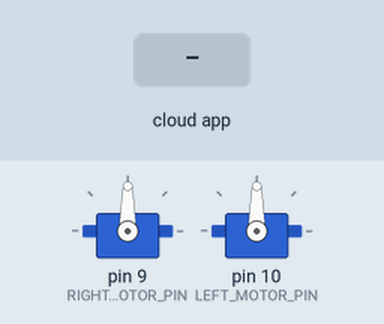
Simulated run of this sketch. Board: Arduino Uno, built with avr-gcc and run on an emulated ATmega328P. Shown: 2 × servo. The test bench sets the inputs (shaded band). The ROS host is connected and sends only what is stated.

Above: at 1.2 s.
1.3 s: the phone or cloud app sets linear.x to -100
At 2.3 s:
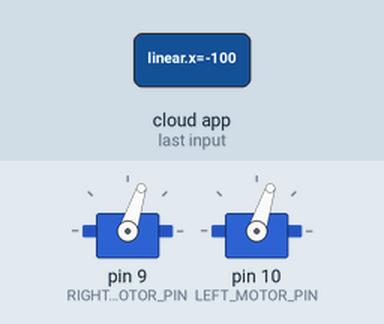
2.8 s: the phone or cloud app sets linear.x to 100
At 3.7 s:
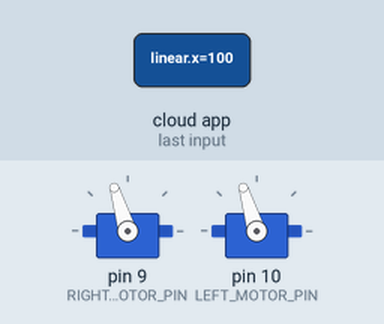
4.3 s: the phone or cloud app sets angular.z to -100
At 4.6 s:
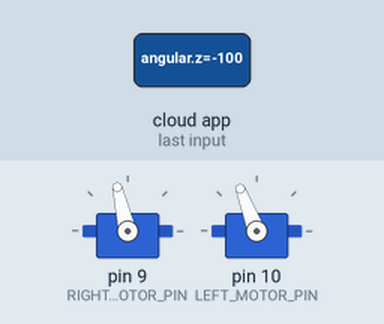
5.8 s: the phone or cloud app sets angular.z to 100
At 7.2 s:
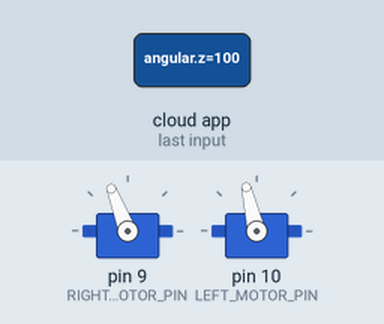
Timing chart, 0 to 8.3 s (numbered marks = the images above; inputs shaded):
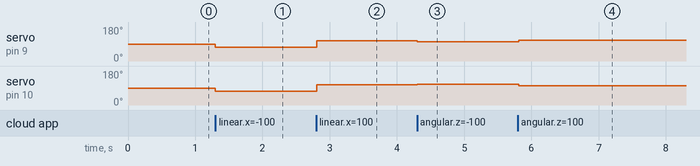

The sketch:

Motor_Controller.ino
```cpp
#include <Servo.h>
#include <ros.h>
#include <geometry_msgs/Twist.h>

// Define Motor Control Pins
#define RIGHT_MOTOR_PIN 9
#define LEFT_MOTOR_PIN 10

// Setup ROS
ros::NodeHandle nh;

// Setup Variables
float dtheta = 0, dx = 0, omega_left = 0, omega_right = 0;

// // Calibration Variables
// float right_lin_cal = 1.300;
// float left_lin_cal = 1.000;
// float right_ang_cal = 1.150;
// float left_ang_cal = 1.000;

float theta_scale = 1;
float linear_scale = 1;
float throttle_threshold = 5;

float wheel_base = 0.6604; // In meters
float wheel_radius = 0.2032;
float max_speed = 7;

float speed_scalar = 1;

// Servo objects for ESCs
Servo ESCright;
Servo ESCleft;

void controlMotor(Servo &ESC, float omega, const char* escName) {
  ESC.write(omega);
}

void controlCallback(const geometry_msgs::Twist& twist_msg) {
  // Scale dx & dtheta
  float desired_linear_velocity = twist_msg.linear.x * linear_scale;
  float desired_angular_velocity = twist_msg.angular.z * theta_scale;

  // Calculate omega_left & omega_right (angular velocities) and calibrate with scalers
  float V_left = desired_linear_velocity - (desired_angular_velocity * wheel_base / 2);
  float V_right = desired_linear_velocity + (desired_angular_velocity * wheel_base / 2);

  omega_left = V_left / wheel_radius;
  omega_right = V_right / wheel_radius;

  if (omega_left < 0.0) {
    omega_left = mapf(omega_left, -34.45, 0, 0, 85);
  } else if (omega_left > 0.0) {
    omega_left = mapf(omega_left, 0, 34.45, 95, 180);
  } else {
    omega_left = 90.0;
  }

  if (omega_right < 0.0) {
    omega_right = mapf(omega_right, -34.45, 0, 0, 85);
  } else if (omega_right > 0.0) {
    omega_right = mapf(omega_right, 0, 34.45, 95, 180);
  } else {
    omega_right = 90.0;
  }

  omega_left = constrain(omega_left, 0, 180);
  omega_right = constrain(omega_right, 0, 180);

  controlMotor(ESCright, omega_right, "right motor");
  controlMotor(ESCleft, omega_left, "Left ESC");
}

ros::Subscriber<geometry_msgs::Twist> control_sub("/cmd_vel", &controlCallback);

void setup() {
  Serial.begin(57600);

  // Attach ESCs
  ESCright.attach(RIGHT_MOTOR_PIN, 1000, 2000);
  ESCleft.attach(LEFT_MOTOR_PIN, 1000, 2000);

  // Setup ROS
  nh.initNode();
  nh.subscribe(control_sub);
}

void loop() {
  nh.spinOnce();
  delay(10);
}

float mapf(float x, float in_min, float in_max, float out_min, float out_max)
{
  return (x - in_min) * (out_max - out_min) / (in_max - in_min) + out_min;
}
```

Measured:
- after the input at 1.3 s, servo on pin 9 (RIGHT_MOTOR_PIN), servo on pin 10 (LEFT_MOTOR_PIN): 90° → 72° at once
- after the input at 2.8 s, servo on pin 9 (RIGHT_MOTOR_PIN), servo on pin 10 (LEFT_MOTOR_PIN): 72° → 107° at once
- after the input at 4.3 s, servo on pin 9 (RIGHT_MOTOR_PIN): 107° → 103° at once; servo on pin 10 (LEFT_MOTOR_PIN): 107° → 111° at once
- after the input at 5.8 s, servo on pin 9 (RIGHT_MOTOR_PIN): 103° → 111° at once; servo on pin 10 (LEFT_MOTOR_PIN): 111° → 103° at once
